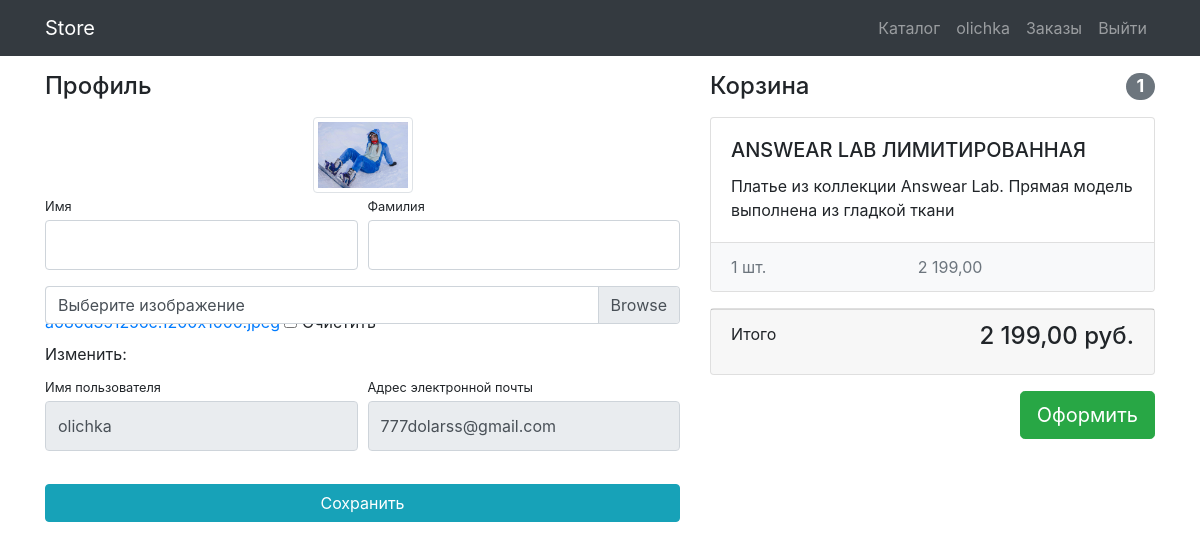
/users/profile/ (signed in), run on the app's committed database.
### users/models.py (models this page shows)
class User(AbstractUser):
    image = models.ImageField(upload_to='users_images', blank=True)
    is_verify_email = models.BooleanField(default=False, verbose_name='Подтверждение почты')

### products/models.py (models this page shows, shortened)
class Basket(models.Model):
    user = models.ForeignKey(User, on_delete=models.CASCADE)
    product = models.ForeignKey("Product", on_delete=models.CASCADE, verbose_name="товар")
    quantity = models.PositiveIntegerField(default=0, verbose_name="количество")
    create_database = models.DateTimeField(auto_now_add=True)
    objects = BasketQuerySet.as_manager()
    def sum(self):
        return self.quantity * self.product.price
    class Meta:
        verbose_name = "товар в корзине"
        verbose_name_plural = "Корзина"

class Product(models.Model):
    name = models.CharField(max_length=100, verbose_name="Название товара")
    image = models.ImageField(upload_to="products_images/", blank=True, verbose_name="Изображение")
    description = models.TextField(blank=True, verbose_name="Описание товара")
    prod_description = models.CharField(max_length=100, blank=True, verbose_name="Краткое описание")
    price = models.DecimalField(max_digits=8, decimal_places=2, default=0, verbose_name="Цена")
    quantity = models.PositiveIntegerField(default=0, verbose_name="Количество")
    category = models.ForeignKey(ProductCategory, on_delete=models.CASCADE, verbose_name="Категория")
    class Meta:
        verbose_name = "товар"
        verbose_name_plural = "Товары"

### users/views.py (the view)
# urls.py: path('profile/', views.profile, name='profile'),
@login_required(login_url='/users/login')
def profile(request):
    if request.method == 'POST':
        form = UserProfileForm(data=request.POST, files=request.FILES, instance=request.user)
        if form.is_valid():
            form.save()
            return redirect('profile')
    else:
        form = UserProfileForm(instance=request.user)
    baskets = Basket.objects.filter(user=request.user)
    total_quantity = sum(basket.quantity for basket in baskets)
    total_sum = sum(basket.sum() for basket in baskets)
    context = {
        'title': 'Ваш профиль',
        'form': form,
        'baskets': Basket.objects.filter(user=request.user),
        'total_quantity': total_quantity,
        'total_sum': total_sum
    }
    return render(request, 'users/profile.html', context)

### users/forms.py
class UserProfileForm(UserChangeForm):
    username = forms.CharField(widget=forms.TextInput(attrs={"readonly": True}))
    email = forms.CharField(widget=forms.EmailInput(attrs={"readonly": True}))
    def __init__(self, *args, **kwargs):
        super().__init__(*args, **kwargs)
        for field in self.fields.values():
            field.widget.attrs['class'] = 'form-control py-4'
        self.fields['image'].widget.attrs['class'] = 'custom-file-label'
    class Meta:
        model = User
        fields = ('first_name', 'last_name', 'email', 'username', 'image')

### products/context_processors.py (called while the page is built)
def baskets(request):
    user = request.user
    return {'baskets': Basket.objects.filter(user=user) if user.is_authenticated else []}

### users/templates/users/profile.html (shortened to what this page needs)
{%extends 'products/base.html'%}
{%load static%}
{%block css%}
<link href="{% static 'css/profile.css'%}" rel="stylesheet">
{%endblock%}
{%block content%}
<div class="container">
    <div class="row">
        <div class="col-lg-7">
            <h4 class="mt-3 mb-3">Профиль</h4>
            <div class="col-lg-12 text-center">
                <img width="100" height="100"
                     src="{%if user.image%}{{user.image.url}}{%else%}{%static 'vendor/img/users/default.jpg'%}{%endif%}"
                     class="img-thumbnail">
            </div>
            <form action="{%url 'profile'%}" method="post" enctype="multipart/form-data">
                <div class="form-row">
                    <div class="col-lg-6">
                        <div class="form-group">
                            <label class="small mb-1" for="{{form.first_name.id_for_label}}">Имя</label>
                            {{form.first_name}}
                        </div>
                    </div>
                    <div class="col-lg-6">
                        <div class="form-group">
                            <label class="small mb-1" for="{{form.last_name.id_for_label}}">Фамилия</label>
                            {{form.last_name}}
                        </div>
                    </div>
                </div>
                <div class="form-row mb-2">
                    <div class="col-lg-12">
                        <div class="custom-file">
                            {{form.image}}
                            <label class="custom-file-label" for="{{form.image.id_for_label}}">Выберите изображение</label>
                        </div>
                    </div>
                </div>
                <div class="form-row">
                    <div class="col-lg-6">
                        <label class="small mb-1" for="{{form.username.id_for_label}}">Имя пользователя</label>
                        {{form.username}}
                    </div>
                    <div class="col-lg-6">
                        <label class="small mb-1" for="{{form.email.id_for_label}}">Адрес электронной
                            почты</label>
                        {{form.email}}
                    </div>
                </div>
                <div class="form-row">
                    <div class="col-lg-12" style="margin-top: 33px;">
                        <input class="btn btn-info btn-block" type="submit" value="Сохранить">
                    </div>
                </div>
            </form>
        </div>
        {%include 'products/basket.html'%}
    </div>
</div>
{%endblock%}

### products/templates/products/base.html (shortened to what this page needs)
<!DOCTYPE html>
{%load static%}
<html lang="en">
<head>
    <link href="{% static 'vendor/bootstrap/css/bootstrap.min.css'%}" rel="stylesheet">
    {%block css%}{%endblock%}
</head>
<body>
<nav class="navbar navbar-expand-lg navbar-dark bg-dark fixed-top">
    <div class="container">
        <a class="navbar-brand" href="{%url 'index'%}">Store</a>
        <div class="collapse navbar-collapse" id="navbarResponsive">
            <ul class="navbar-nav ml-auto">
                <li class="nav-item">
                    <a class="nav-link" href="{%url 'products'%}">Каталог  </a>
                </li>
                {%if user.is_authenticated%}
                <li class="nav-item">
                    <a class="nav-link" href="{%url 'profile'%}">{{user.username}}
                    </a>
                </li>
                <li class="nav-item">
                    <a class="nav-link" href="{%url 'orders-list'%}">Заказы </a>
                </li>
                <li class="nav-item">
                    <a class="nav-link" href="{%url 'logout'%}">Выйти </a>
                </li>
                {%else%}
                <li class="nav-item">
                    <a class="nav-link" href="{%url 'login'%}">Войти <i class="fas fa-sign-in-alt"></i></a>
                </li>
                {%endif%}
            </ul>
        </div>
    </div>
</nav>
{%block content%}
{%endblock%}
</body>
</html>

### products/templates/products/basket.html (shortened to what this page needs)
{%load humanize%}
{%if baskets%}
<div class="col-lg-5">
    <h4 class="mt-3 mb-3 d-flex justify-content-between align-items-center mb-3">
        Корзина <span class="badge badge-secondary badge-pill">{{total_quantity}}</span>
    </h4>
    {%for basket in baskets%}
    <div class="card mb-3">
        <div class="card-body">
            <h5 class="card-title">{{basket.product.name}}</h5>
            <p class="card-text">{{basket.product.prod_description}}</p>
        </div>
        <ul class="list-group list-group-flush">
            <li class="list-group-item d-flex justify-content-between lh-condensed bg-light">
                <span class="text-muted">{{basket.quantity}} шт.</span>
                <span class="text-muted">{{basket.sum|intcomma}}</span>
            </li>
        </ul>
    </div>
    {%endfor%}
    <div class="card mb-3">
        <div class="card-footer">
            <p class="float-left">Итого</p>
            <h4 class="float-right">{{total_sum|intcomma}} руб.</h4>
        </div>
    </div>
    <a href="{%url 'order-create'%}" class="btn btn-success btn-lg float-right">Оформить</a>
</div>
{%else%}
<div class="col-lg-5">
    <h4>Корзина пуста</h4>
</div>
{%endif%}

### products/static/css/profile.css (style rules this page uses)
body { padding-top: 56px; }

### data on the page
User: username "olichka", image (picture), image "На данный момент: Изменить:", email "777dolarss@gmail.com"
Basket: product.name "ANSWEAR LAB ЛИМИТИРОВАННАЯ", product.prod_description "Платье из коллекции Answear Lab. Прямая модель выполнена из гладкой ткани", quantity "1", sum "2 199,00"

### other printed values
{{ total_quantity }} "1"
{{ total_sum|intcomma }} "2 199,00"
